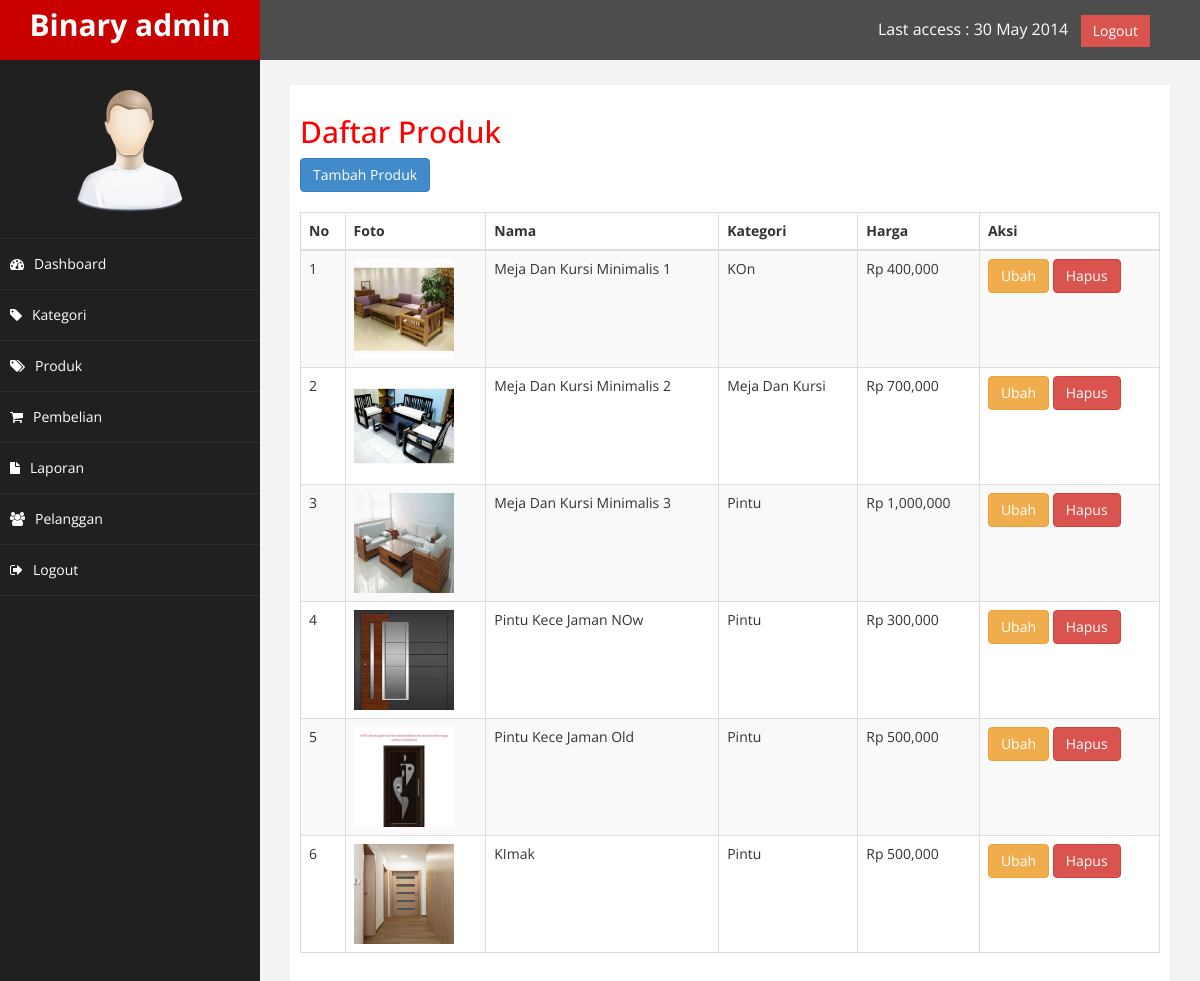
Screenshot of /admin/index.php?halaman=produk (signed in) with the database file from the repository.
### tables this page shows
CREATE TABLE `produk` (
  `id_produk` int(11) NOT NULL,
  `id_kategori` int(11) NOT NULL,
  `nama_produk` varchar(200) NOT NULL,
  `harga_produk` int(11) NOT NULL,
  `stok_produk` int(11) NOT NULL,
  `berat_produk` int(11) NOT NULL,
  `deskripsi_produk` text NOT NULL,
  `foto_produk` varchar(200) NOT NULL
);

CREATE TABLE `kategori` (
  `id_kategori` int(11) NOT NULL,
  `nama_kategori` varchar(200) NOT NULL
);

### admin/produk.php (the view)
<?php
$ambil = $conn->query("SELECT * FROM produk LEFT JOIN kategori ON produk.id_kategori = kategori.id_kategori");
$data = [];
while($pecah = $ambil->fetch_assoc()){
	$data[] = $pecah;
}
?>
<div class="row">
    <div class="col-md-12">
    	<h2>Daftar Produk</h2>
    </div>
</div>
<a href="index.php?halaman=tambahProduk" class="btn btn-primary">Tambah Produk</a>
<br>
<br>
<table class="table table-bordered table-hover table-striped">
	<thead>
		<tr>
			<th>No</th>
			<th>Foto</th>
			<th>Nama</th>
			<th>Kategori</th>
			<th>Harga</th>
			<th>Aksi</th>
		</tr>
	</thead>
	<tbody>
		<?php foreach ($data as $key => $value): ?>
		<tr>
			<td><?php echo $key+1 ?></td>
			<td>
				<img src="../foto sampul/<?php echo $value['foto_produk'] ?>" style="width: 100px;height: 100px;">
			</td>
			<td><?php echo $value['nama_produk'] ?></td>
			<td><?php echo $value['nama_kategori'] ?></td>
			<td>Rp <?php echo number_format($value['harga_produk']) ?></td>
			<td>
				<a class="btn btn-warning" href="index.php?halaman=ubahProduk&id=<?php echo $value['id_produk'] ?>">Ubah</a>
				<a class="btn btn-danger" href="index.php?halaman=hapusProduk&id=<?php echo $value['id_produk'] ?>" onclick="return confirm('Anda yakin akan menghapus data ini?')">Hapus</a>
			</td>
		</tr>
		<?php endforeach ?>
	</tbody>
</table>

### admin/assets/css/custom.css (style rules this page uses)
body { font-family: 'Open Sans', sans-serif; }
h2 { color: #f00; }

### rows the page displays
produk: foto_produk (picture), nama_produk "Meja Dan Kursi Minimalis 1", id_kategori.nama_kategori "KOn", harga_produk "400,000"
produk: foto_produk (picture), nama_produk "Meja Dan Kursi Minimalis 2", id_kategori.nama_kategori "Meja Dan Kursi", harga_produk "700,000"
produk: foto_produk (picture), nama_produk "Meja Dan Kursi Minimalis 3", id_kategori.nama_kategori "Pintu", harga_produk "1,000,000"
produk: foto_produk (picture), nama_produk "Pintu Kece Jaman NOw", id_kategori.nama_kategori "Pintu", harga_produk "300,000"
produk: foto_produk (picture), nama_produk "Pintu Kece Jaman Old", id_kategori.nama_kategori "Pintu", harga_produk "500,000"
produk: foto_produk (picture), nama_produk "KImak", id_kategori.nama_kategori "Pintu", harga_produk "500,000"
